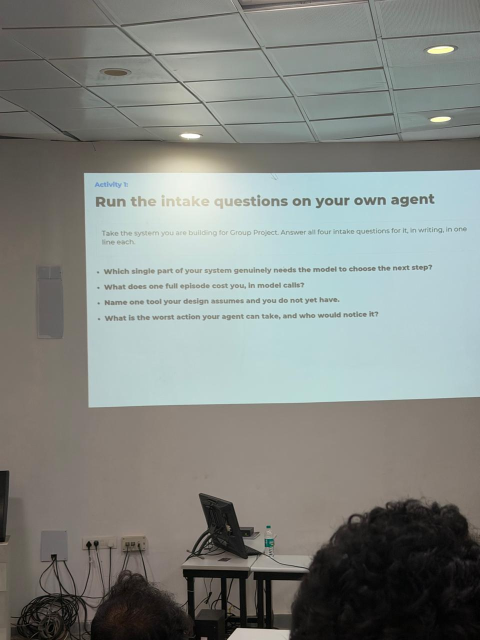
#> input picture resources/WhatsApp Image 2026-11-13 at 5.40.53 PM.jpeg, 960 x 1280 px (shown at 1/2 size)
$ python prepare_word_photos.py '../resources/WhatsApp Image 2026-11-13 at 5.40.53 PM.jpeg' '../resources/WhatsApp Image 2026-11-13 at 5.40.53 PM.jpeg'
#> lines starting #> are read from the running program, lines starting #| are printed output that depends on the picture
"""Crop and shrink photos for the word pictures.

    python -m scripts.prepare_word_photos  path/to/photo.jpg  book

Writes setu/web/static/img/words/book.webp: a centred 480x480 square, small enough to load fast on a phone.
"""
import sys
from pathlib import Path

from PIL import Image

OUT = Path(__file__).resolve().parents[1] / "setu/web/static/img/words"


def main(src: str, name: str) -> Path:
    im = Image.open(src).convert("RGB")
#> im is the input picture: PIL image 960x1280 RGB; mean R, G, B 131.4, 136.2, 131.9
    side = min(im.size)
#> side = 960
    left, top = (im.width - side) // 2, (im.height - side) // 2
#> left = 0; top = 160
    im = im.crop((left, top, left + side, top + side)).resize((480, 480))
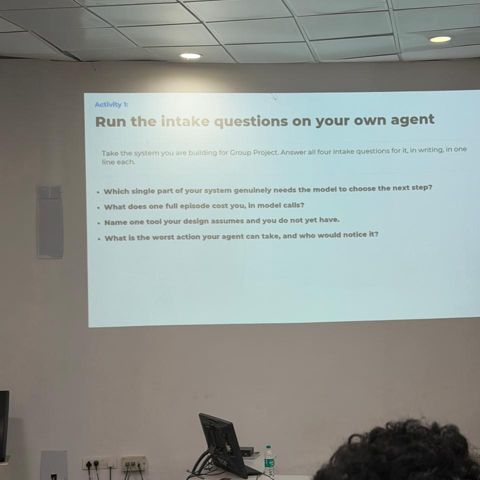
#> im: PIL image 480x480 RGB; mean R, G, B 145.7, 152.3, 147.9
    out = OUT / f"{name}.webp"
    im.save(out, "WEBP", quality=80)
    return out


if __name__ == "__main__":
    print(main(sys.argv[1], sys.argv[2]))
